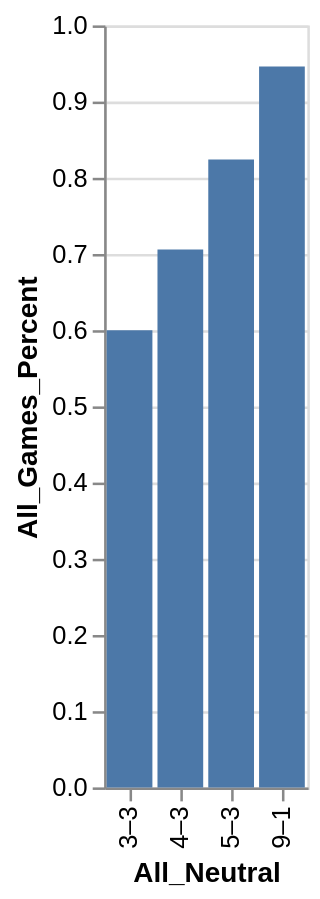

Here is the Vega-Lite specification saved for this chart:
### Vega-Lite specification from a JSON file in a GitHub repository (floating-point values rounded to 4 significant figures)
{"data": {"values": [{"x_data": "3–3", "y_data": 0.6}, {"x_data": "4–3", "y_data": 0.706}, {"x_data": "5–3", "y_data": 0.824}, {"x_data": "9–1", "y_data": 0.946}]}, "mark": "bar", "encoding": {"x": {"field": "x_data", "type": "nominal", "title": "All_Neutral", "sort": {"op": "sum", "field": "y_data", "order": "ascending"}}, "y": {"field": "y_data", "type": "quantitative", "title": "All_Games_Percent"}}}
